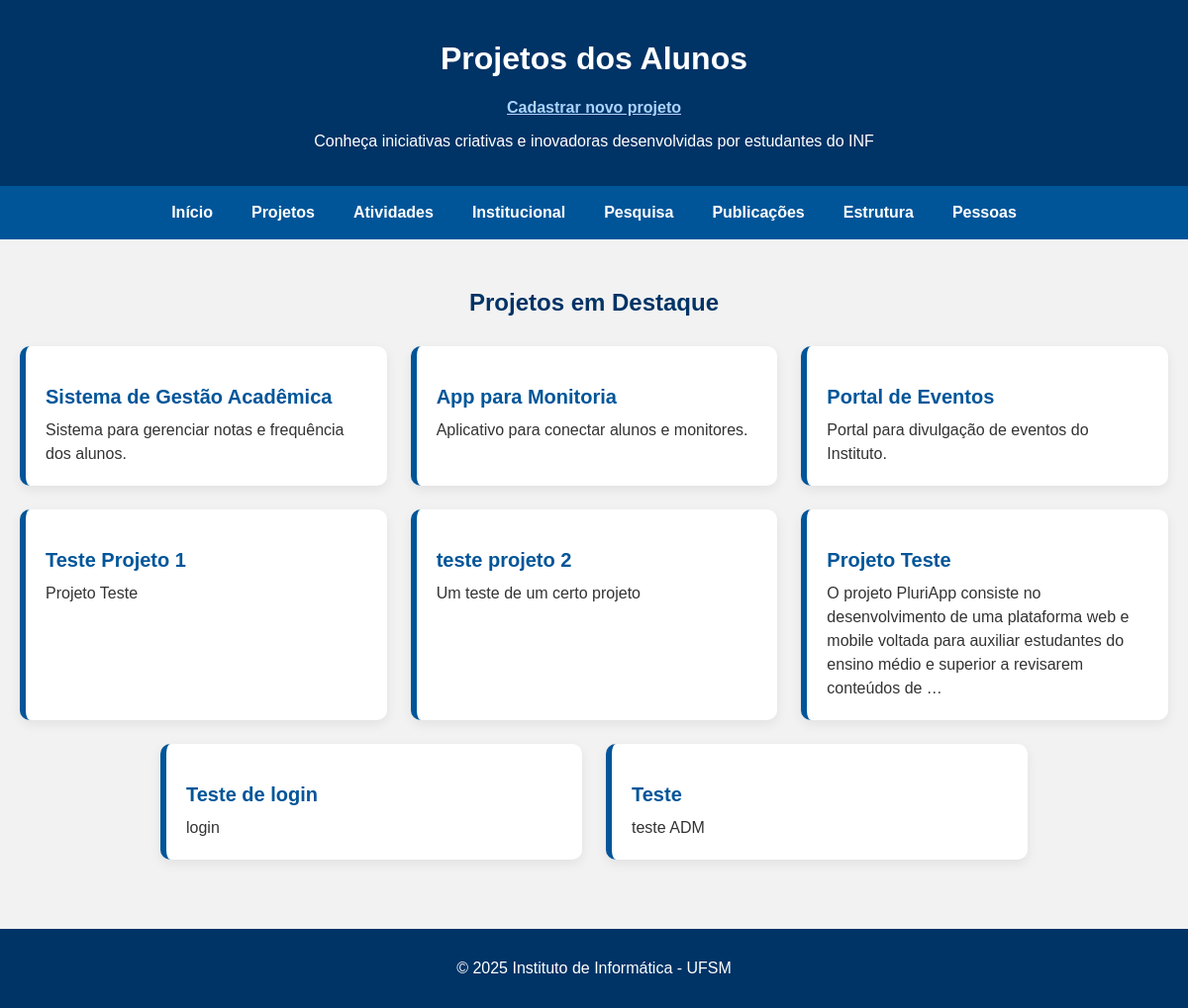
Page /projetos/ on the earlier database version.
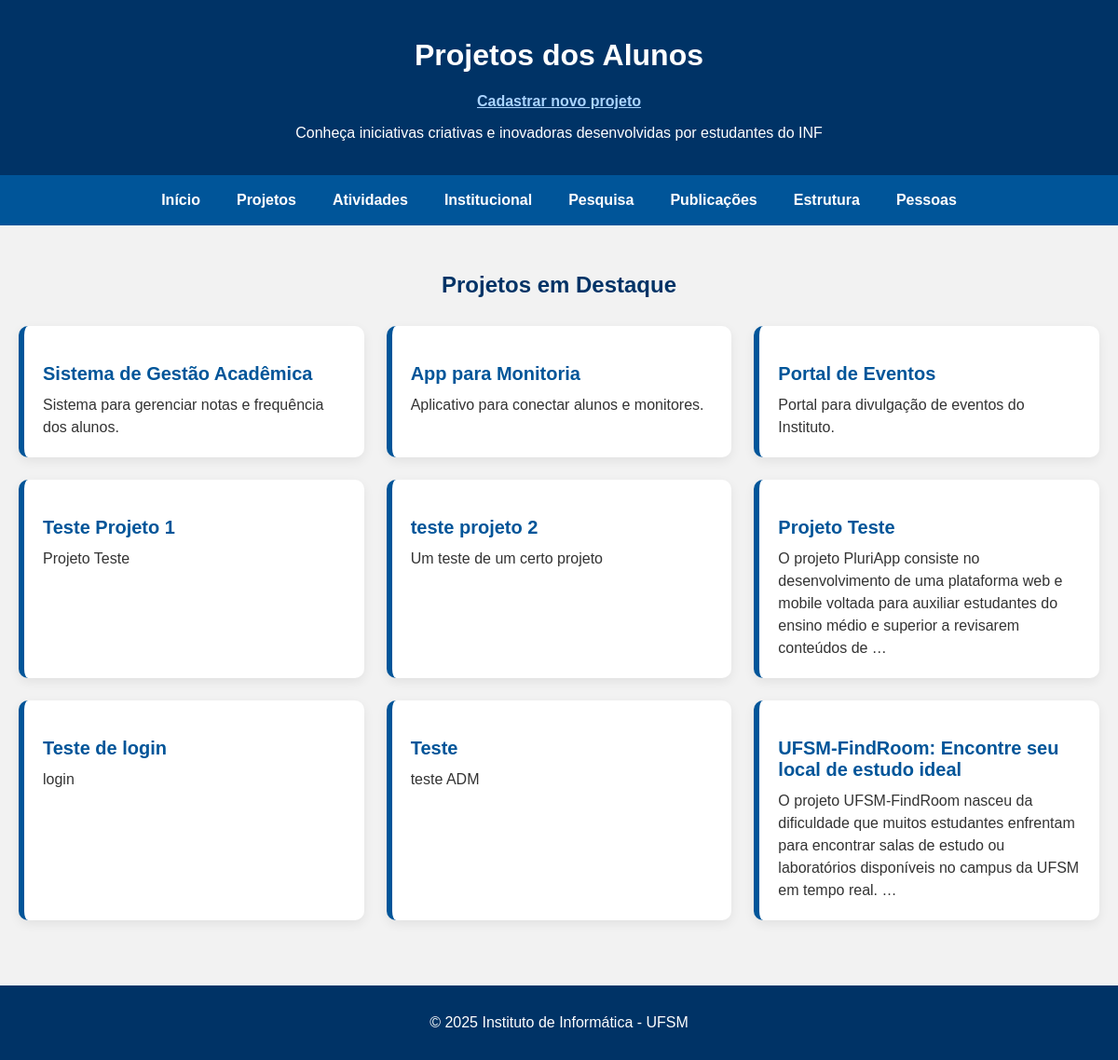
Same page on the later database version.
### cursos/models.py (models this page shows, shortened)
class Projeto(models.Model):
    titulo = models.CharField(max_length=200)
    descricao = models.TextField()
    data_criacao = models.DateTimeField(default=timezone.now)
    link = models.URLField(
        max_length=200,
        blank=True,
        null=True,
        help_text="Link para o repositório ou site do projeto (opcional)."
    )
    imagem = models.ImageField(
        upload_to='projetos_alunos/',
        blank=True,
        null=True,
        help_text="Imagem de destaque do projeto (opcional)."
    )

### cursos/views.py (the view)
# urls.py: path('projetos/', views.projetos, name='projetos'),
def projetos(request):
    projetos = Projeto.objects.all()
    return render(request, 'cursos/projetos.html', {'projetos': projetos})

### cursos/templates/cursos/projetos.html (shortened to what this page needs)
{% load static %}
<!DOCTYPE html>
<html lang="pt-br">
<head>
</head>
<body>
    <header>
        <h1>Projetos dos Alunos</h1>
        <p><a href="{% url 'cadastrar_projeto' %}" style="color: #aad4ff; font-weight: bold;">Cadastrar novo projeto</a></p>
        <p>Conheça iniciativas criativas e inovadoras desenvolvidas por estudantes do INF</p>
    </header>
    <nav>
        <a href="/">Início</a>
        <a href="/projetos/">Projetos</a>
        <a href="/atividades/">Atividades</a>
        <a href="/institucional/">Institucional</a>
        <a href="/pesquisa/">Pesquisa</a>
        <a href="/publicacoes/">Publicações</a>
        <a href="/estrutura/">Estrutura</a>
        <a href="/pessoas/">Pessoas</a>
    </nav>
    <section>
        <h2>Projetos em Destaque</h2>
        <div class="cards-container">
            {% if projetos %}
                {% for projeto in projetos %}
                    <div class="project-card">
                        <h3><a href="{% url 'projeto_detalhe' projeto.id %}">{{ projeto.titulo }}</a></h3>
                        <p>{{ projeto.descricao|truncatewords:25 }}</p>
                    </div>
                {% endfor %}
            {% else %}
                <p style="text-align: center;">Nenhum projeto cadastrado.</p>
            {% endif %}
        </div>
    </section>
    <footer>
        <p>© 2025 Instituto de Informática - UFSM</p>
    </footer>
</body>
</html>

Differences in the rows shown:
added Projeto: titulo "UFSM-FindRoom: Encontre seu local de estudo ideal", descricao "O projeto UFSM-FindRoom nasceu da dificuldade que muitos estudantes enfrentam para encontrar salas de estudo ou laboratórios disponíveis no campus da UFSM em tempo real. …"
